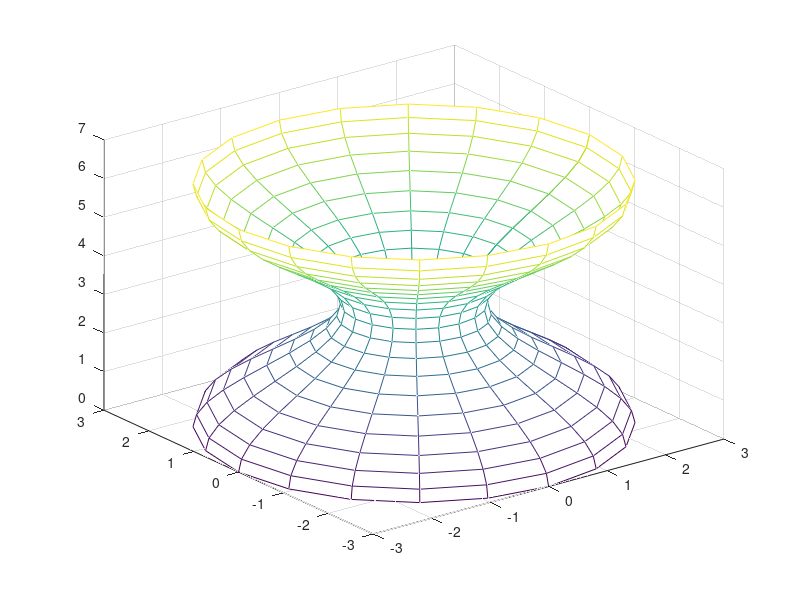

MATLAB code for this plot: (Note: this script raises an error after producing the figure.)
% 최소자승법으로 다항 보간

clear; clc; close all;

% 초기값 설정 %
h=pi/10;
t = 0:h:2*pi; n=size(t',1);     % t는 z의 범위, n은 단면의 개수  
the=t;                              % 나눌 평면의 개수
X=zeros(n); Y=X;  Z=X;              % 단면을 나타낼 X행렬과 Y행렬을 초기화

for ik=1:n  
    r=2+cos(t(ik));                 % 반지름 
    
    X(ik,:)=r*cos(the);             
    Y(ik,:)=r*sin(the);
    Z(ik,:)=t(ik);    
end

mesh(X,Y,Z)

%단면 그리기 %

% for ik=1:2:n
%     figure
%     plot(X(ik,:),Y(ik,:));          
%     axis([-3 3 -3 3]);     
% end

% 복원 %


x = 0:h/2:2*pi; nn=size(x',1);        % 가운데 값 하나 더 넣기
XX=zeros(nn,n); YY=XX; ZZ=XX;           % 근사한 값을 넣기 위한 XX와 YY
m=1;
y=zeros(1,nn);

for ik=1:n
    y=zeros(1,nn);
    coor=[X(:,ik)';Y(:,ik)'];           % X, Y 좌표값 넣기
    data=zeros(2,n);                    % 최소자승법에 넣을 데이터 확인
    for it=1:n
        data(1,it)=t(it);               % Z를 x로 잡기
        data(2,it)=sqrt(coor(1,it)^2+coor(2,it)^2);     % z축과의 거리가 y가 된다
    end 
    
    C=least_polynomial(data,m);           % 최소자승법으로 보간함수 만들기, 이 때 m이 우리 가원하는 고차다항식의 차수
     
    for iz=1:m+1    
        y=y+x.^(m+1-iz)*C(iz);          % 각 열에 최소자승법을 사용해 보간한 Z축과의 거리 
    end    
%     return
    XX(:,ik)=y*cos(the(ik));            % x 좌표 값 넣기
    YY(:,ik)=y*sin(the(ik));            % y 좌표 값 넣기
end

for ik=1:nn
    ZZ(ik,:)=x(ik);    
end  
figure
mesh(XX,YY,ZZ);
